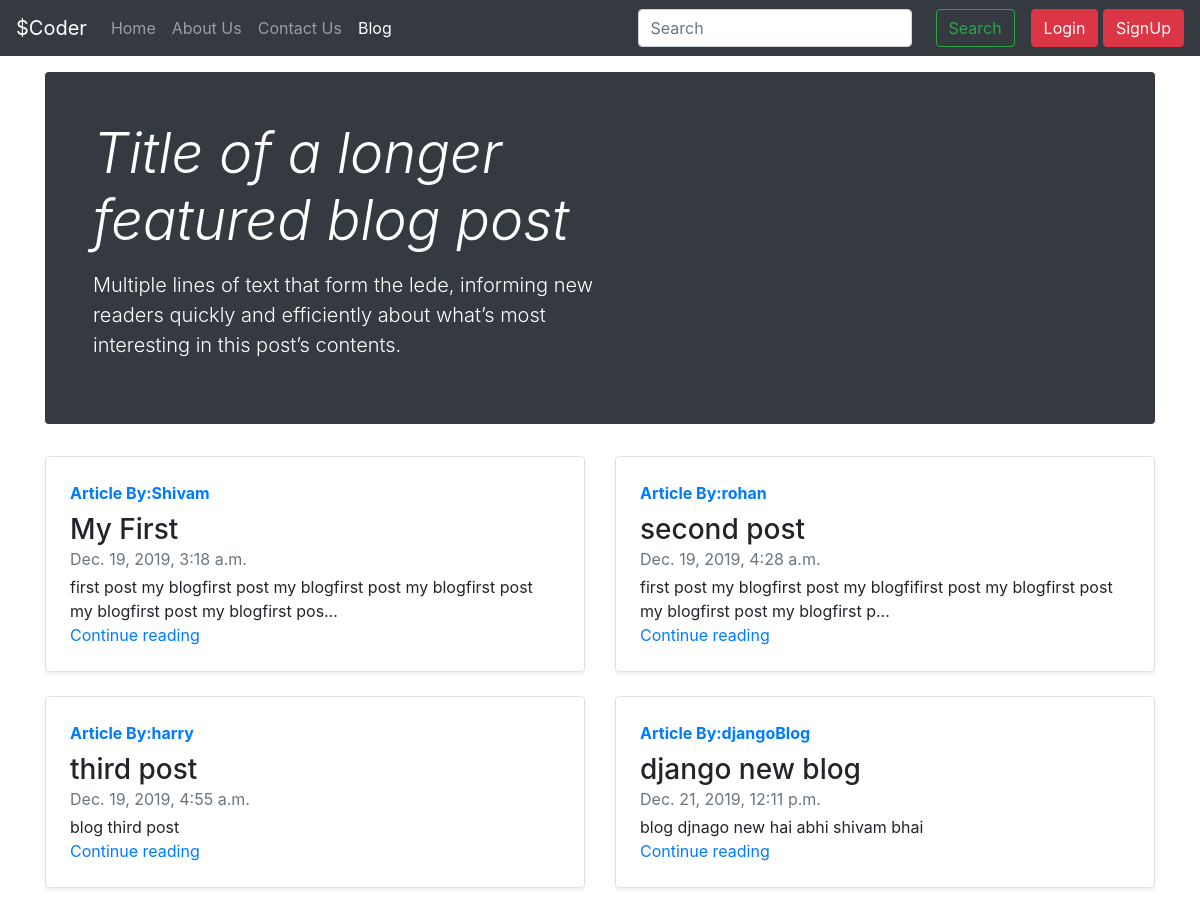
Screenshot of /blog/ with the database file from the repository.
### blog/models.py (models this page shows, shortened)
class POST(models.Model):
    sno = models.AutoField(primary_key=True)
    title = models.CharField(max_length=100)
    content = models.CharField(max_length=1000)
    author = models.CharField(max_length=20)
    slug = models.CharField(max_length=120)
    timeStamp = models.DateTimeField(blank=True)

### blog/views.py (the view)
# urls.py: path('', views.blogHome, name='blog/blogHome.html'),
def blogHome(request):
    allpost = POST.objects.all()
    context = {"allpost": allpost}
    return render(request, 'blog/bloghome.html', context)

### templates/blog/bloghome.html (shortened to what this page needs)
{% extends 'base.html' %}
{% block blogactive %} active  {% endblock blogactive %}
{% block body %}
<div class="container my-3 ">
<div class="jumbotron p-4 p-md-5 text-white rounded bg-dark">
    <div class="col-md-6 px-0">
      <h1 class="display-4 font-italic">Title of a longer featured blog post</h1>
      <p class="lead my-3">Multiple lines of text that form the lede, informing new readers quickly and efficiently about what’s most interesting in this post’s contents.</p>
    </div>
  </div>
 </div>
 <div class="container">
        <div class="row mb-2">
         {% for post in allpost %}
                <div class="col-md-6">
                  <div class="row no-gutters border rounded overflow-hidden flex-md-row mb-4 shadow-sm h-md-250 position-relative">
                    <div class="col p-4 d-flex flex-column position-static">
                      <strong class="d-inline-block mb-2 text-primary">Article By:{{post.author}}</strong>
                      <h3 class="mb-0">{{post.title}}</h3>
                      <div class="mb-1 text-muted">{{post.timeStamp}}</div>
                      <p class="card-text mb-auto">{{post.content | truncatechars:100}}</p>
                      <a href="/blog/{{post.slug}}" class="stretched-link">Continue reading</a>
                    </div>
                  </div>
                </div>
        {% endfor %}
 </div>
{% endblock body %}

### rows the page displays
POST: author "Shivam", title "My First", timeStamp "Dec. 19, 2019, 3:18 a.m.", content "first post my blogfirst post my blogfirst post my blogfirst post my blogfirst post my blogfirst pos…"
POST: author "rohan", title "second post", timeStamp "Dec. 19, 2019, 4:28 a.m.", content "first post my blogfirst post my blogfifirst post my blogfirst post my blogfirst post my blogfirst p…"
POST: author "harry", title "third post", timeStamp "Dec. 19, 2019, 4:55 a.m.", content "blog third post"
POST: author "djangoBlog", title "django new blog", timeStamp "Dec. 21, 2019, 12:11 p.m.", content "blog djnago new hai abhi shivam bhai"
